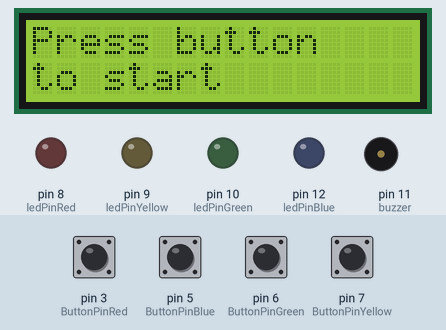
The sketch below on a simulated Arduino Uno, built with avr-gcc and run on an emulated ATmega328P. On the bench: 16×2 character LCD, output pins drawn as LEDs (lit = HIGH), buzzer (waves = sounding). Inputs (shaded band) come from the test bench; at power-on: pin 3 (ButtonPinRed), pin 5 (ButtonPinBlue), pin 6 (ButtonPinGreen), pin 7 (ButtonPinYellow) LOW. Random numbers use the default seed unless the sketch sets one; pins used as bus, display or sensor lines are not drawn.

Above: at 0.8 s.
0.9 s: pin 3 (ButtonPinRed) pulled HIGH for 0.15 s
At 1.3 s:
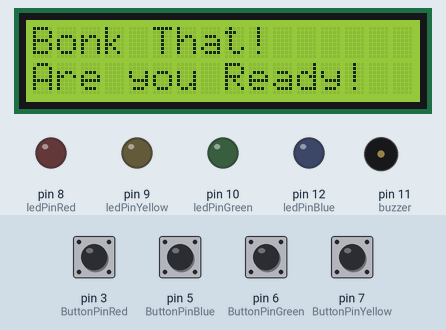
4.0 s: pin 5 (ButtonPinBlue) pulled HIGH for 0.15 s
At 6.5 s:
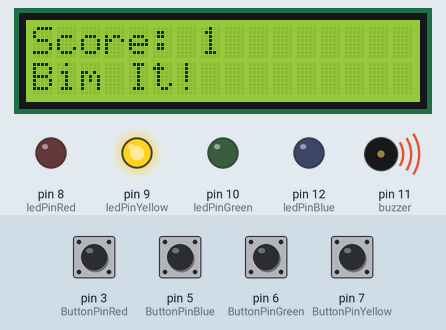
7.1 s: pin 7 (ButtonPinYellow) pulled HIGH for 0.15 s
At 8.6 s:
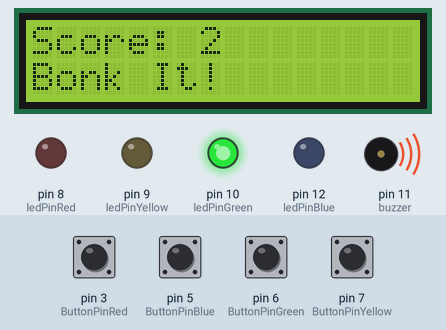
10.2 s: pin 6 (ButtonPinGreen) pulled HIGH for 1 s
At 11.8 s:
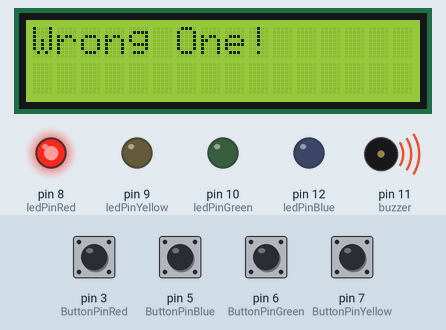
13.9 s: pin 3 (ButtonPinRed) pulled HIGH for 1 s
At 17.1 s:
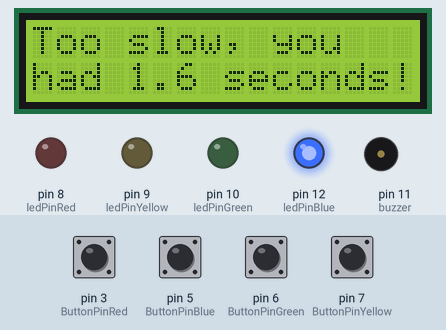
17.6 s: pin 5 (ButtonPinBlue) pulled HIGH for 1 s
At 19.4 s:
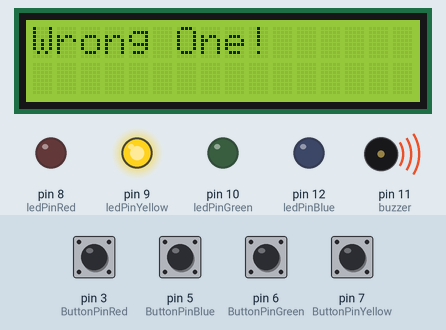
Timing chart, 0 to 21.2 s (numbered marks = the images above; inputs shaded):
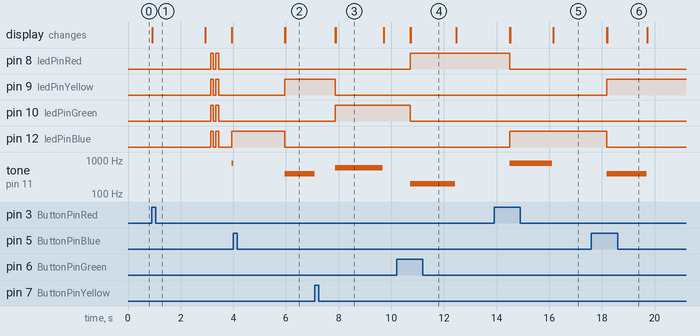

Measured:
- after the input at 0.9 s, pin 8 (ledPinRed), pin 9 (ledPinYellow): alternates HIGH for 0.10 s and LOW for 0.10 s, 4 changes in all, then stays LOW, starting after 2.2 s
- after the input at 4.0 s, pin 9 (ledPinYellow): LOW → HIGH after 2.0 s; pin 12 (ledPinBlue): HIGH → LOW after 2.0 s
- after the input at 7.1 s, pin 9 (ledPinYellow): HIGH → LOW after 0.77 s; pin 10 (ledPinGreen): LOW → HIGH after 0.77 s
- after the input at 10.2 s, pin 8 (ledPinRed): LOW → HIGH after 0.52 s; pin 10 (ledPinGreen): HIGH → LOW after 0.52 s; tone on pin 11 (buzzer): silent → 200 Hz after 0.52 s, → silent 1.7 s later; the display: first changes after 0.52 s (image 4 shows a later state)
- after the input at 13.9 s, pin 8 (ledPinRed): HIGH → LOW after 0.60 s; pin 12 (ledPinBlue): LOW → HIGH after 0.60 s; tone on pin 11 (buzzer): silent → 800 Hz after 0.60 s, → silent 1.6 s later
- after the input at 17.6 s, pin 9 (ledPinYellow): LOW → HIGH after 0.58 s; pin 12 (ledPinBlue): HIGH → LOW after 0.58 s; tone on pin 11 (buzzer): silent → 400 Hz after 0.58 s, → silent 1.5 s later; the display: first changes after 0.58 s (image 6 shows a later state)
- what the display in image 3 shows lasts 1.8 s, from 7.9 s to 9.7 s

The sketch:

ECE484BonkThat.ino
```cpp
//LCD files and PINs
#include <Wire.h>
#include <LiquidCrystal_I2C.h>
LiquidCrystal_I2C lcd(0x27, 16, 2);

//Buzzer PIN
int buzzer = 11;

//Initialize Buttons and LED PINS
  //Red
const int ButtonPinRed = 3;
const int ledPinRed = 8;
  //Yellow
const int ButtonPinYellow = 7;
const int ledPinYellow = 9;
  //Green
const int ButtonPinGreen = 6;
const int ledPinGreen = 10;
  //Blue
const int ButtonPinBlue = 5;
const int ledPinBlue = 12;

//Reset PIN
int Reset = 4;

//Variables used
int count = 0;
int setting = 2000;
int StSt = 0;


void setup() {

  //Reset coding
  digitalWrite(Reset, HIGH);
  pinMode(Reset, OUTPUT);


  //Start the LCD up
  lcd.begin();
  lcd.backlight();
  lcd.clear();
  lcd.print("Press button");
  lcd.setCursor(0, 1);
  lcd.print("to start");


  //Waits for one of the buttons to be pressed to continue through the game
  while(StSt == 0){
    if (millis()>30000) {
      digitalWrite(Reset,LOW);
    }

    int readingRed = digitalRead(ButtonPinRed);
    int readingYellow = digitalRead(ButtonPinYellow);
    int readingGreen = digitalRead(ButtonPinGreen);
    int readingBlue = digitalRead(ButtonPinBlue);
    if (readingRed == 1 || readingYellow == 1 || readingGreen == 1 || readingBlue == 1) {
      StSt = 1;
    }
  }


  lcd.clear();
  lcd.print("Bonk That!");
  lcd.setCursor(0, 1);
  lcd.print("Are you Ready!");
  delay(2000);

  //PIN assigns
    //Red button and led
  pinMode(ButtonPinRed, INPUT);
  pinMode(ledPinRed, OUTPUT);
    //Yellow button and led
  pinMode(ButtonPinYellow, INPUT);
  pinMode(ledPinYellow, OUTPUT);
    //Green button and led
  pinMode(ButtonPinGreen, INPUT);
  pinMode(ledPinGreen, OUTPUT);
    //Blue button and led
  pinMode(ButtonPinBlue, INPUT);
  pinMode(ledPinBlue, OUTPUT);

  lcd.clear();
  lcd.print("Score: ");
  lcd.print(count);
  lcd.setCursor(0, 1);
  lcd.print("G0!");
  delay(200);

  //RNG seed
  randomSeed(analogRead(0));

  //The indication of started game with 2 flashes
  digitalWrite(ledPinRed, HIGH);
  digitalWrite(ledPinYellow, HIGH);
  digitalWrite(ledPinGreen, HIGH);
  digitalWrite(ledPinBlue, HIGH);
  delay(100);
  digitalWrite(ledPinRed, LOW);
  digitalWrite(ledPinYellow, LOW);
  digitalWrite(ledPinGreen, LOW);
  digitalWrite(ledPinBlue, LOW);
  delay(100);
  digitalWrite(ledPinRed, HIGH);
  digitalWrite(ledPinYellow, HIGH);
  digitalWrite(ledPinGreen, HIGH);
  digitalWrite(ledPinBlue, HIGH);
  delay(100);
  digitalWrite(ledPinRed, LOW);
  digitalWrite(ledPinYellow, LOW);
  digitalWrite(ledPinGreen, LOW);
  digitalWrite(ledPinBlue, LOW);
  delay(500);

  //Serial.begin(9600);

  //count = 0;
  //setting = 2000;
}

void loop() {


  int readingRed = digitalRead(ButtonPinRed);
  int readingYellow = digitalRead(ButtonPinYellow);
  int readingGreen = digitalRead(ButtonPinGreen);
  int readingBlue = digitalRead(ButtonPinBlue);

  //determines which pseudo random number is picked out of the 4 options
  long randNum = random(1,400);
  int number = randNum%4;
  //Serial.println(number);
  //Serial.println(count);


    //increaseing difficlty
    //when button pressed correct, then timer for next round decreases by 0.1 seconds
    if (count > 0) {
      setting = setting - 100;
    }


  switch (number) {
    case 0: {
      digitalWrite(ledPinRed, HIGH);
      tone (buzzer, 200);
      lcd.setCursor(0, 1);
      lcd.print("Bep It!");
      int testRed = 0;
      int buzzRed = millis();
      while (testRed != 1) {

        if (millis() - buzzRed > setting) {
          //Serial.println(millis());
          //Serial.println(buzzRed);
          noTone(buzzer);
          lcd.clear();
          lcd.print("Too slow, you");
          lcd.setCursor(0, 1);
          lcd.print("had ");
          float timer = setting/1000.0;
          //Serial.println(setting);
          //Serial.println(timer);
          lcd.print(timer, 1);
          lcd.print(" seconds!");
          delay(1000);
          digitalWrite(Reset,LOW);
        }

        readingRed = digitalRead(ButtonPinRed);
        readingYellow = digitalRead(ButtonPinYellow);
        readingGreen = digitalRead(ButtonPinGreen);
        readingBlue = digitalRead(ButtonPinBlue);
        //Serial.println(readingRed);
        if (readingRed == 1) {
          noTone(buzzer);
          //Serial.println("made it in if");
          while (millis() - buzzRed < setting) {
            readingRed = digitalRead(ButtonPinRed);
            readingYellow = digitalRead(ButtonPinYellow);
            readingGreen = digitalRead(ButtonPinGreen);
            readingBlue = digitalRead(ButtonPinBlue);
            //Serial.println("made it in while");
            if (readingYellow == 1 || readingGreen == 1 || readingBlue == 1) {
              lcd.clear();
              lcd.print("Extra Buttons!");
              delay(500);
              digitalWrite(Reset,LOW);
            }
          }

          //Serial.println("success red");
          testRed = 1;
          //Serial.println(millis());
          count = count + 1;
          lcd.clear();
          lcd.print("Score: ");
          lcd.print(count);
        }
        if (readingYellow == 1) {
          //Serial.println("fail yellow");
          lcd.clear();
          lcd.print("Wrong One!");
          delay(500);
          digitalWrite(Reset,LOW);
        }
        if (readingGreen == 1) {
          //Serial.println("fail green");
          lcd.clear();
          lcd.print("Wrong One!");
          delay(500);
          digitalWrite(Reset,LOW);
        }
        if (readingBlue == 1) {
          //Serial.println("fail blue");
          lcd.clear();
          lcd.print("Wrong One!");
          delay(500);
          digitalWrite(Reset,LOW);
        }

      }
      noTone(buzzer);
      if (millis() - buzzRed < setting) {
          delay(setting - (millis() - buzzRed));
      }
      digitalWrite(ledPinRed, LOW);
    } break;

    /////////////////////////////////////////////////

    case 1: {
      digitalWrite(ledPinYellow, HIGH);
      tone (buzzer, 400);
      lcd.setCursor(0, 1);
      lcd.print("Bim It!");
      int testYellow = 0;
      int buzzYellow = millis();
      while (testYellow != 1) {

        if (millis() - buzzYellow > setting) {
          //Serial.println(millis());
          //Serial.println(buzzYellow);
          noTone(buzzer);
          lcd.clear();
          lcd.print("Too slow, you");
          lcd.setCursor(0, 1);
          lcd.print("had ");
          float timer = setting/1000.0;
          //Serial.println(setting);
          //Serial.println(timer);
          lcd.print(timer, 1);
          lcd.print(" seconds!");
          delay(1000);
          digitalWrite(Reset,LOW);
        }

        readingRed = digitalRead(ButtonPinRed);
        readingYellow = digitalRead(ButtonPinYellow);
        readingGreen = digitalRead(ButtonPinGreen);
        readingBlue = digitalRead(ButtonPinBlue);
        //Serial.println(readingYellow);
        if (readingRed == 1) {
          //Serial.println("fail red");
          lcd.clear();
          lcd.print("Wrong One!");
          delay(500);
          digitalWrite(Reset,LOW);
        }
        if (readingYellow == 1) {
          //Serial.println("success yellow");
          noTone(buzzer);
          //Serial.println("made it in if");
          while (millis() - buzzYellow < setting) {
            readingRed = digitalRead(ButtonPinRed);
            readingYellow = digitalRead(ButtonPinYellow);
            readingGreen = digitalRead(ButtonPinGreen);
            readingBlue = digitalRead(ButtonPinBlue);
            //Serial.println("made it in while");
            if (readingRed == 1 || readingGreen == 1 || readingBlue == 1) {
              lcd.clear();
              lcd.print("Extra Buttons!");
              delay(500);
              digitalWrite(Reset,LOW);
            }
          }
          testYellow = 1;
          //Serial.println(millis());
          count = count + 1;
          lcd.clear();
          lcd.print("Score: ");
          lcd.print(count);
        }
        if (readingGreen == 1) {
          //Serial.println("fail green");
          lcd.clear();
          lcd.print("Wrong One!");
          delay(500);
          digitalWrite(Reset,LOW);
        }
        if (readingBlue == 1) {
          //Serial.println("fail blue");
          lcd.clear();
          lcd.print("Wrong One!");
          delay(500);
          digitalWrite(Reset,LOW);
        }

      }
      noTone(buzzer);
      if (millis() - buzzYellow < setting) {
          delay(setting - (millis() - buzzYellow));
      }
      digitalWrite(ledPinYellow, LOW);
    } break;

    /////////////////////////////////////////////////

    case 2: {
      digitalWrite(ledPinGreen, HIGH);
      tone (buzzer, 600);
      lcd.setCursor(0, 1);
      lcd.print("Bonk It!");
      int testGreen = 0;
      int buzzGreen = millis();
      while (testGreen != 1) {
        //Serial.println("into Green loop");

        if (millis() - buzzGreen > setting) {
          //Serial.println(millis());
          //Serial.println(buzzGreen);
          noTone(buzzer);
          lcd.clear();
          lcd.print("Too slow, you");
          lcd.setCursor(0, 1);
          lcd.print("had ");
          float timer = setting/1000.0;
          //Serial.println(setting);
          //Serial.println(timer);
          lcd.print(timer, 1);
          lcd.print(" seconds!");
          delay(1000);
          digitalWrite(Reset,LOW);
        }

        readingRed = digitalRead(ButtonPinRed);
        readingYellow = digitalRead(ButtonPinYellow);
        readingGreen = digitalRead(ButtonPinGreen);
        readingBlue = digitalRead(ButtonPinBlue);
        //Serial.println(readingGreen);
        if (readingRed == 1) {
          //Serial.println("fail red");
          lcd.clear();
          lcd.print("Wrong One!");
          delay(500);
          digitalWrite(Reset,LOW);
        }
        if (readingYellow == 1) {
          //Serial.println("fail yellow");
          lcd.clear();
          lcd.print("Wrong One!");
          delay(500);
          digitalWrite(Reset,LOW);
        }
        if (readingGreen == 1) {
          //Serial.println("success green");
          noTone(buzzer);
          //Serial.println("made it in if");
          while (millis() - buzzGreen < setting) {
            readingRed = digitalRead(ButtonPinRed);
            readingYellow = digitalRead(ButtonPinYellow);
            readingGreen = digitalRead(ButtonPinGreen);
            readingBlue = digitalRead(ButtonPinBlue);
            //Serial.println("made it in while");
            if (readingRed == 1 || readingYellow == 1 || readingBlue == 1) {
              lcd.clear();
              lcd.print("Extra Buttons!");
              delay(500);
              digitalWrite(Reset,LOW);
            }
          }
          testGreen = 1;
          //Serial.println(millis());
          count = count + 1;
          lcd.clear();
          lcd.print("Score: ");
          lcd.print(count);

        }
      }
      noTone(buzzer);

      if (millis() - buzzGreen < setting) {
          delay(setting - (millis() - buzzGreen));
      }
      digitalWrite(ledPinGreen, LOW);

    } break;

    ////////////////////////////////////////////////////

    case 3: {
      digitalWrite(ledPinBlue, HIGH);
      tone (buzzer, 800);
      lcd.setCursor(0, 1);
      lcd.print("Baf It!");
      int testBlue = 0;
      int buzzBlue = millis();
      while (testBlue != 1) {

        if (millis() - buzzBlue > setting) {
          //Serial.println(millis());
          //Serial.println(buzzBlue);
          noTone(buzzer);
          lcd.clear();
          lcd.print("Too slow, you");
          lcd.setCursor(0, 1);
          lcd.print("had ");
          float timer = setting/1000.0;
          //Serial.println(setting);
          //Serial.println(timer);
          lcd.print(timer, 1);
          lcd.print(" seconds!");
          delay(1000);
          digitalWrite(Reset,LOW);
        }

        readingRed = digitalRead(ButtonPinRed);
        readingYellow = digitalRead(ButtonPinYellow);
        readingGreen = digitalRead(ButtonPinGreen);
        readingBlue = digitalRead(ButtonPinBlue);
        //Serial.println(readingGreen);
        if (readingRed == 1) {
          //Serial.println("fail red");
          lcd.clear();
          lcd.print("Wrong One!");
          delay(500);
          digitalWrite(Reset,LOW);
        }
        if (readingYellow == 1) {
          //Serial.println("fail yellow");
          lcd.clear();
          lcd.print("Wrong One!");
          delay(500);
          digitalWrite(Reset,LOW);
        }
        if (readingGreen == 1) {
          //Serial.println("fail green");
          lcd.clear();
          lcd.print("Wrong One!");
          delay(500);
          digitalWrite(Reset,LOW);
        }
        if (readingBlue == 1) {
          //Serial.println("success blue");
          noTone(buzzer);
          //Serial.println("made it in if");
          while (millis() - buzzBlue < setting) {
            readingRed = digitalRead(ButtonPinRed);
            readingYellow = digitalRead(ButtonPinYellow);
            readingGreen = digitalRead(ButtonPinGreen);
            readingBlue = digitalRead(ButtonPinBlue);
            //Serial.println("made it in while");
            if (readingRed == 1 || readingYellow == 1 || readingGreen == 1) {
              lcd.clear();
              lcd.print("Extra Buttons!");
              delay(500);
              digitalWrite(Reset,LOW);
            }
          }
          testBlue = 1;
          //Serial.println(millis());
          count = count + 1;
          lcd.clear();
          lcd.print("Score: ");
          lcd.print(count);
        }
      }
      noTone(buzzer);
      if (millis() - buzzBlue < setting) {
          delay(setting - (millis() - buzzBlue));
      }
      digitalWrite(ledPinBlue, LOW);

    } break;
  }


  //delay(200);
  digitalWrite(ledPinRed, LOW);
  digitalWrite(ledPinYellow, LOW);
  digitalWrite(ledPinGreen, LOW);

}
```
